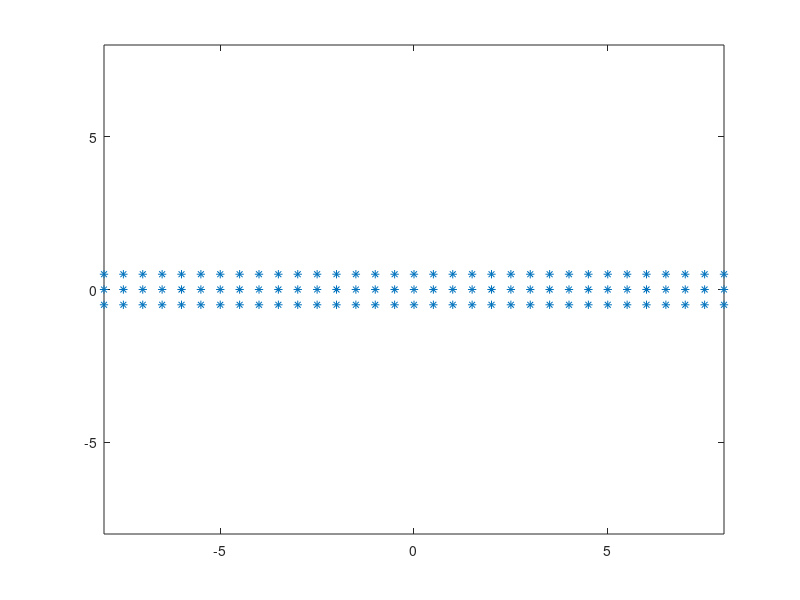

MATLAB code to generate this figure:
a= [100;10;1];
 pp=0;
% 3D meshgrid in clast's coordinate
        xgv     = 0;%-4:.05:4;          %-8:.05:8; %:.1:8;           % grid vector: x'axis,a1
        ygv     =  -8:.5:8;           % grid vector: y'axis,a2
        zgv     = -8:.5:8;  % grid vector: z'axis,a3
        [X,Y,Z] = meshgrid(xgv,ygv,zgv);
 
     %   [a1ang, a2ang, a3ang] = ConvertQ2Angs2(q);
         
        % Exterior points
       %ind   = (X./a(1)).^2 + ((Y-2)./a(2)).^2 + (Z./a(3)).^2 > 1;
        indd   = (X./1).^2 + (((Y).*cos(pp)+ Z.*sin(pp))./a(2)).^2 + (((Y).*sin(pp)-Z.*cos(pp))/a(3)).^2 < 1;
        x_ex  = X(indd);
        y_ex  = Y(indd);
        z_ex  = Z(indd);
        ep    = cat(1,x_ex',y_ex',z_ex');
        [~,n] = size(ep);
        num   = numel(X);
        XX= ep(2,:);
        YY= ep(3,:);
        plot (XX,YY,'*')
        xlim([-8 8])
        ylim([-8 8])